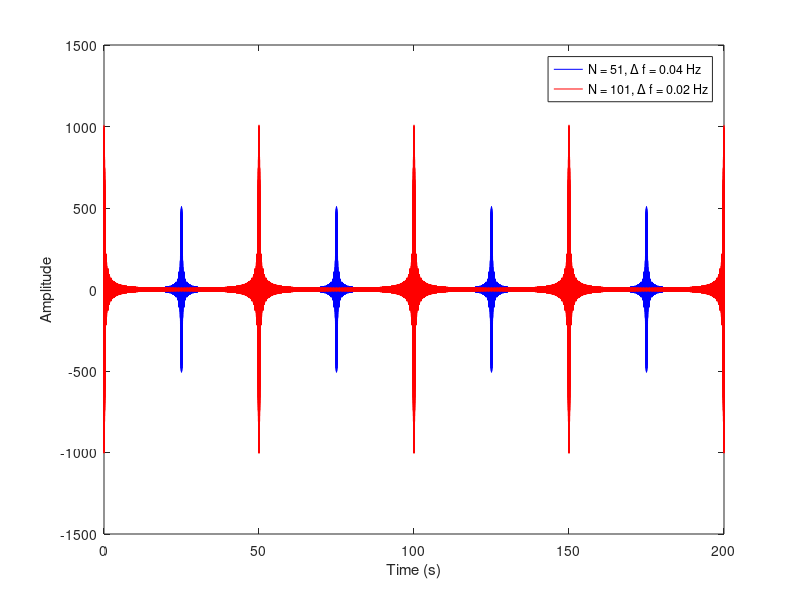

Write the MATLAB code that produced this figure.

f0 = 160;
N_1 = 51; 
N_2 = 101; 
df1 = 0.04; 
df2 = 0.02; 
t = 0:0.001:200;

y1 = zeros(size(t));
y2 = zeros(size(t));
for n = 1:N_1
    fi = f0 + (n-1)*df1;
    y1 = y1 + 10*cos(2*pi*fi*t);
end


for n = 1:N_2
    fi = f0 + (n-1)*df2;
    y2 = y2 + 10*cos(2*pi*fi*t);
end

figure
plot(t, y1, 'b', t, y2, 'r')
xlabel('Time (s)')
ylabel('Amplitude')
legend('N = 51, \Delta f = 0.04 Hz', 'N = 101, \Delta f = 0.02 Hz')